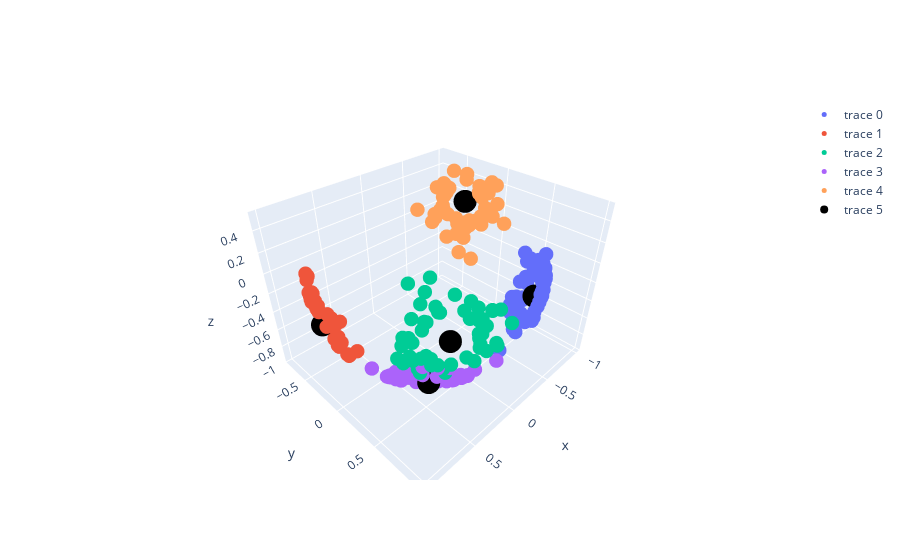

Notebook source saved alongside this figure:
### Code cell
fig = go.Figure()
for i in range(n_samples):
    fig.add_trace(go.Scatter3d(x=xs[i][:,0], y=xs[i][:,1], z=xs[i][:,2],mode='markers', marker=dict(size=5)))

fig.add_trace(go.Scatter3d(x=x[:,0], y=x[:,1], z=x[:,2],mode='markers',marker=dict(color="black")))

fig.show()
